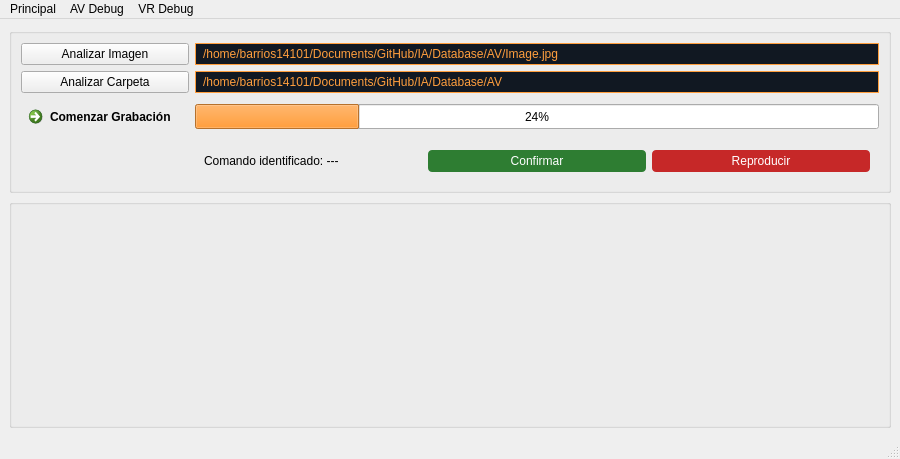
<?xml version="1.0" encoding="UTF-8"?>
<ui version="4.0">
 <class>PestanaPrincipal</class>
 <widget class="QMainWindow" name="PestanaPrincipal">
  <property name="geometry">
   <rect>
    <x>0</x>
    <y>0</y>
    <width>900</width>
    <height>459</height>
   </rect>
  </property>
  <property name="palette">
   <palette>
    <active>
     <colorrole role="Highlight">
      <brush brushstyle="SolidPattern">
       <color alpha="255">
        <red>255</red>
        <green>158</green>
        <blue>61</blue>
       </color>
      </brush>
     </colorrole>
    </active>
    <inactive>
     <colorrole role="Highlight">
      <brush brushstyle="SolidPattern">
       <color alpha="255">
        <red>255</red>
        <green>158</green>
        <blue>61</blue>
       </color>
      </brush>
     </colorrole>
    </inactive>
    <disabled>
     <colorrole role="Highlight">
      <brush brushstyle="SolidPattern">
       <color alpha="255">
        <red>65</red>
        <green>72</green>
        <blue>78</blue>
       </color>
      </brush>
     </colorrole>
    </disabled>
   </palette>
  </property>
  <property name="mouseTracking">
   <bool>false</bool>
  </property>
  <property name="windowTitle">
   <string>Identificador de Piezas</string>
  </property>
  <property name="windowIcon">
   <iconset theme="QIcon::ThemeIcon::Scanner">
    <normaloff>.</normaloff>.</iconset>
  </property>
  <widget class="QWidget" name="centralwidget">
   <layout class="QVBoxLayout" name="verticalLayout" stretch="1,3">
    <property name="leftMargin">
     <number>9</number>
    </property>
    <item>
     <widget class="QGroupBox" name="VentanaDeInput">
      <property name="title">
       <string/>
      </property>
      <layout class="QGridLayout" name="gridLayout">
       <item row="0" column="1">
        <widget class="QLabel" name="ImagenPath">
         <property name="styleSheet">
          <string notr="true">font: 9pt &quot;FreeMono&quot;;
color: #ff9e3d;
background-color: #111822;
border: 1px solid #ff9e3d;
padding: 2px 4px;
</string>
         </property>
         <property name="frameShape">
          <enum>QFrame::NoFrame</enum>
         </property>
         <property name="lineWidth">
          <number>1</number>
         </property>
         <property name="midLineWidth">
          <number>0</number>
         </property>
         <property name="text">
          <string>/home/barrios14101/Documents/GitHub/IA/Database/AV/Image.jpg</string>
         </property>
         <property name="textFormat">
          <enum>Qt::PlainText</enum>
         </property>
        </widget>
       </item>
       <item row="0" column="0">
        <widget class="QPushButton" name="BotonImagen">
         <property name="toolTip">
          <string>Seleccionar una única imagen para análisis</string>
         </property>
         <property name="text">
          <string>Analizar Imagen</string>
         </property>
        </widget>
       </item>
       <item row="1" column="1">
        <widget class="QLabel" name="CarpetaPath">
         <property name="styleSheet">
          <string notr="true">font: 9pt &quot;FreeMono&quot;;
color: #ff9e3d;
background-color: #111822;
border: 1px solid #ff9e3d;
padding: 2px 4px;
</string>
         </property>
         <property name="frameShape">
          <enum>QFrame::NoFrame</enum>
         </property>
         <property name="text">
          <string>/home/barrios14101/Documents/GitHub/IA/Database/AV</string>
         </property>
        </widget>
       </item>
       <item row="1" column="0">
        <widget class="QPushButton" name="BotonCarpeta">
         <property name="toolTip">
          <string>Seleccionar carpeta con imágenes a analizar</string>
         </property>
         <property name="text">
          <string>Analizar Carpeta</string>
         </property>
        </widget>
       </item>
       <item row="2" column="0">
        <widget class="QCommandLinkButton" name="BotonGrabar">
         <property name="enabled">
          <bool>true</bool>
         </property>
         <property name="sizePolicy">
          <sizepolicy hsizetype="Preferred" vsizetype="Preferred">
           <horstretch>0</horstretch>
           <verstretch>0</verstretch>
          </sizepolicy>
         </property>
         <property name="sizeIncrement">
          <size>
           <width>0</width>
           <height>0</height>
          </size>
         </property>
         <property name="toolTip">
          <string>Iniciar grabación del módulo de Reconocimiento de Voz</string>
         </property>
         <property name="text">
          <string>Comenzar Grabación</string>
         </property>
         <property name="icon">
          <iconset theme="QIcon::ThemeIcon::MediaRecord">
           <normaloff>.</normaloff>.</iconset>
         </property>
        </widget>
       </item>
       <item row="2" column="1">
        <widget class="QProgressBar" name="BarraCargando">
         <property name="maximumSize">
          <size>
           <width>16777215</width>
           <height>25</height>
          </size>
         </property>
         <property name="palette">
          <palette>
           <active>
            <colorrole role="Highlight">
             <brush brushstyle="SolidPattern">
              <color alpha="255">
               <red>255</red>
               <green>158</green>
               <blue>61</blue>
              </color>
             </brush>
            </colorrole>
           </active>
           <inactive>
            <colorrole role="Highlight">
             <brush brushstyle="SolidPattern">
              <color alpha="255">
               <red>255</red>
               <green>158</green>
               <blue>61</blue>
              </color>
             </brush>
            </colorrole>
           </inactive>
           <disabled>
            <colorrole role="Highlight">
             <brush brushstyle="SolidPattern">
              <color alpha="255">
               <red>65</red>
               <green>72</green>
               <blue>78</blue>
              </color>
             </brush>
            </colorrole>
           </disabled>
          </palette>
         </property>
         <property name="value">
          <number>24</number>
         </property>
        </widget>
       </item>
       <item row="3" column="1">
        <widget class="QWidget" name="widget" native="true">
         <layout class="QHBoxLayout" name="horizontalLayout_2">
          <item>
           <widget class="QLabel" name="ComandoLabel">
            <property name="text">
             <string>Comando identificado: ---</string>
            </property>
           </widget>
          </item>
          <item>
           <widget class="QPushButton" name="BotonConfirmarCmd">
            <property name="styleSheet">
             <string notr="true">QPushButton {
    background-color: #2e7d32;
    color: white;
    border-radius: 4px;
    padding: 4px 8px;
}
QPushButton:hover {
    background-color: #388e3c;
}
</string>
            </property>
            <property name="text">
             <string>Confirmar</string>
            </property>
           </widget>
          </item>
          <item>
           <widget class="QPushButton" name="BotonReproducirCmd">
            <property name="styleSheet">
             <string notr="true">QPushButton {
    background-color: #c62828;
    color: white;
    border-radius: 4px;
    padding: 4px 8px;
}
QPushButton:hover {
    background-color: #d32f2f;
}
</string>
            </property>
            <property name="text">
             <string>Reproducir</string>
            </property>
           </widget>
          </item>
         </layout>
        </widget>
       </item>
      </layout>
     </widget>
    </item>
    <item>
     <widget class="QGroupBox" name="Graficos">
      <property name="title">
       <string/>
      </property>
      <layout class="QHBoxLayout" name="horizontalLayout">
       <item>
        <widget class="QWidget" name="KMeansGraph" native="true"/>
       </item>
       <item>
        <widget class="QWidget" name="KNNGraph" native="true"/>
       </item>
       <item>
        <widget class="QWidget" name="BayesGraph" native="true"/>
       </item>
      </layout>
     </widget>
    </item>
   </layout>
  </widget>
  <widget class="QMenuBar" name="menubar">
   <property name="geometry">
    <rect>
     <x>0</x>
     <y>0</y>
     <width>900</width>
     <height>22</height>
    </rect>
   </property>
   <property name="defaultUp">
    <bool>false</bool>
   </property>
   <property name="nativeMenuBar">
    <bool>true</bool>
   </property>
   <widget class="QMenu" name="menuPrincipal">
    <property name="title">
     <string>Principal</string>
    </property>
   </widget>
   <widget class="QMenu" name="menuAV_Debug">
    <property name="title">
     <string>AV Debug</string>
    </property>
   </widget>
   <widget class="QMenu" name="menuVR_Debug">
    <property name="title">
     <string>VR Debug</string>
    </property>
   </widget>
   <addaction name="menuPrincipal"/>
   <addaction name="menuAV_Debug"/>
   <addaction name="menuVR_Debug"/>
  </widget>
  <widget class="QStatusBar" name="statusbar">
   <property name="enabled">
    <bool>true</bool>
   </property>
  </widget>
 </widget>
 <tabstops>
  <tabstop>BotonImagen</tabstop>
  <tabstop>BotonCarpeta</tabstop>
  <tabstop>BotonGrabar</tabstop>
 </tabstops>
 <resources/>
 <connections/>
</ui>
